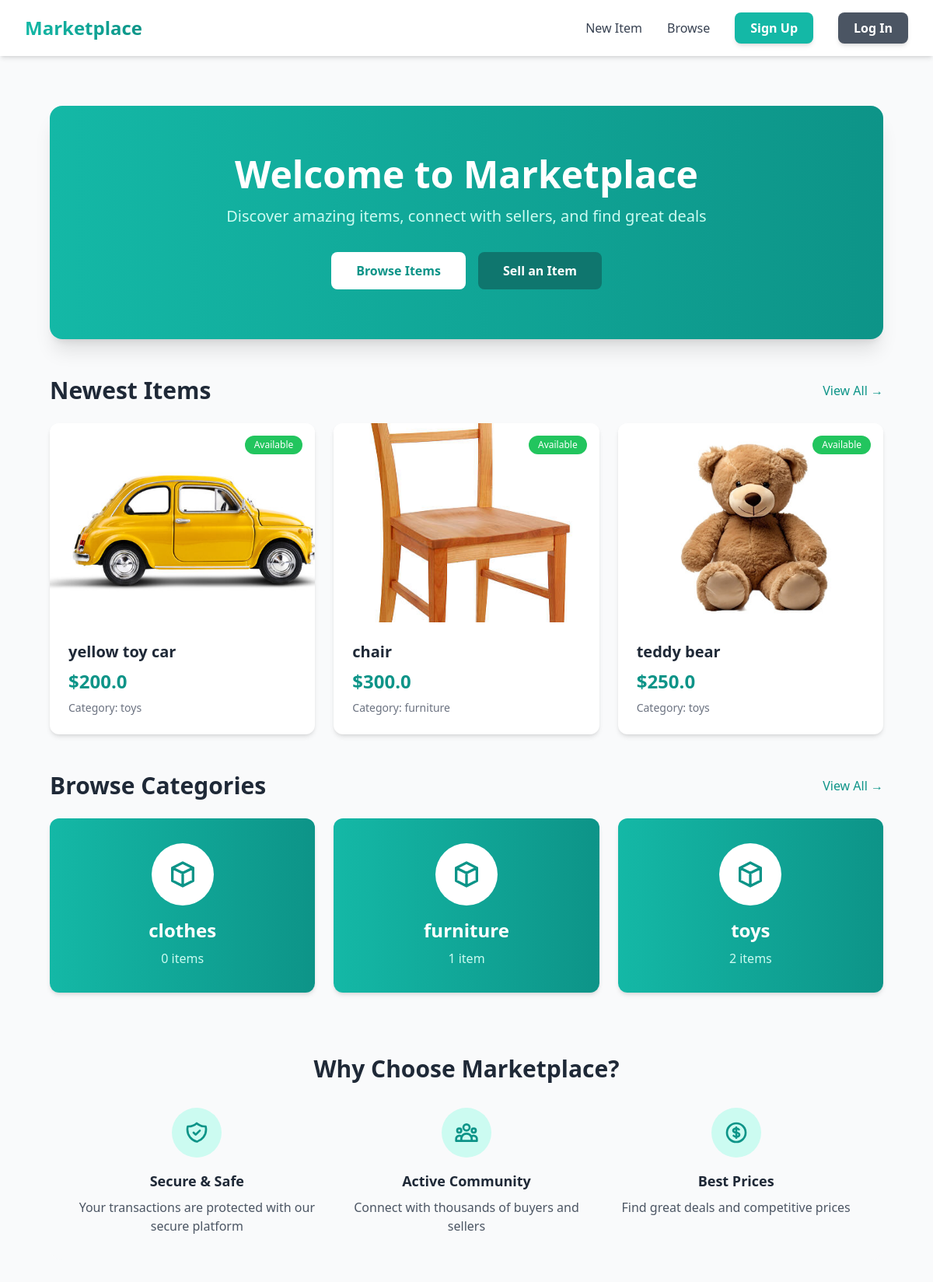
The page / on the database its author committed.
### item/models.py (models this page shows, shortened)
class item(models.Model):
    category = models.ForeignKey(category, related_name='items', on_delete=models.CASCADE)
    name= models.CharField(max_length=255)
    description = models.TextField(blank=True, null=True)
    price = models.FloatField()
    image = models.ImageField(upload_to='item_images', blank=True, null=True)
    is_sold = models.BooleanField(default=False)
    created_at = models.DateTimeField(auto_now_add=True)
    created_by = models.ForeignKey(User, related_name='items', on_delete=models.CASCADE)

class category(models.Model):
    name = models.CharField(max_length=255)
    class Meta:
        ordering = ['name']
        verbose_name_plural = "categories"

### core/views.py (the view)
# urls.py: path('', views.index, name='index'),
def index(request):
    items = item.objects.filter(is_sold=False)[0:6]
    categories = category.objects.all()
    return render(request, 'core/index.html', {'categories': categories, 'items': items})

### core/templates/core/index.html (shortened to what this page needs)
{% extends 'core/base.html' %}
{% block content %}
<div class="max-w-7xl mx-auto px-4 sm:px-6 lg:px-8 py-8">
    <div class="bg-gradient-to-r from-teal-500 to-teal-600 rounded-2xl shadow-xl mb-12 overflow-hidden">
        <div class="px-8 py-16 text-center">
            <h1 class="text-4xl md:text-5xl font-bold text-white mb-4">
                Welcome to Marketplace
            </h1>
            <p class="text-xl text-teal-100 mb-8 max-w-2xl mx-auto">
                Discover amazing items, connect with sellers, and find great deals
            </p>
            <div class="flex flex-col sm:flex-row gap-4 justify-center">
                <a href="{% url 'item:items' %}"
                    class="px-8 py-3 bg-white text-teal-600 font-semibold rounded-lg hover:bg-gray-100 transition transform hover:scale-105">
                    Browse Items
                </a>
                <a href="{% url 'item:new' %}"
                    class="px-8 py-3 bg-teal-700 text-white font-semibold rounded-lg hover:bg-teal-800 transition transform hover:scale-105">
                    Sell an Item
                </a>
            </div>
        </div>
    </div>
    <div class="mb-12">
        <div class="flex justify-between items-center mb-6">
            <h2 class="text-3xl font-bold text-gray-800">Newest Items</h2>
            <a href="{% url 'item:items' %}" class="text-teal-600 hover:text-teal-700 font-medium">View All →</a>
        </div>
        {% if items %}
        <div class="grid grid-cols-1 sm:grid-cols-2 lg:grid-cols-3 gap-6">
            {% for item in items %}
            <div class="group bg-white rounded-xl shadow-md hover:shadow-xl transition-all duration-300 overflow-hidden">
                <a href="{% url 'item:detail' item.id %}">
                    <div class="relative h-64 overflow-hidden">
                        {% if item.image %}
                        <img src="{{ item.image.url }}" alt="{{ item.name }}" class="w-full h-full object-cover group-hover:scale-110 transition duration-300">
                        {% endif %}
                        {% if not item.is_sold %}
                        <span class="absolute top-4 right-4 bg-green-500 text-white text-xs px-3 py-1 rounded-full">Available</span>
                        {% else %}
                        <span class="absolute top-4 right-4 bg-red-500 text-white text-xs px-3 py-1 rounded-full">Sold</span>
                        {% endif %}
                    </div>
                    <div class="p-6">
                        <h3 class="text-xl font-bold text-gray-800 mb-2 group-hover:text-teal-600 transition">
                            {{ item.name }}
                        </h3>
                        <p class="text-2xl font-semibold text-teal-600 mb-2">${{ item.price }}</p>
                        <p class="text-sm text-gray-500">Category: {{ item.category.name }}</p>
                    </div>
                </a>
            </div>
            {% endfor %}
        </div>
        {% else %}
        <div class="text-center py-12 bg-gray-50 rounded-xl">
            <p class="text-gray-500 text-lg">No items available yet. Be the first to post one!</p>
        </div>
        {% endif %}
    </div>
    <div class="mb-12">
        <div class="flex justify-between items-center mb-6">
            <h2 class="text-3xl font-bold text-gray-800">Browse Categories</h2>
            <a href="{% url 'item:items' %}" class="text-teal-600 hover:text-teal-700 font-medium">View All →</a>
        </div>
        <div class="grid grid-cols-1 sm:grid-cols-2 lg:grid-cols-3 gap-6">
            {% for category in categories %}
            <a href="{% url 'item:items' %}?category={{ category.id }}" class="group">
                <div class="bg-gradient-to-r from-teal-500 to-teal-600 rounded-xl shadow-md hover:shadow-xl transition-all duration-300 overflow-hidden transform hover:scale-105">
                    <div class="p-8 text-center">
                        <div class="w-20 h-20 bg-white rounded-full flex items-center justify-center mx-auto mb-4">
                            <svg class="w-10 h-10 text-teal-600" fill="none" stroke="currentColor" viewBox="0 0 24 24">
                                <path stroke-linecap="round" stroke-linejoin="round" stroke-width="2" d="M20 7l-8-4-8 4m16 0l-8 4m8-4v10l-8 4m0-10L4 7m8 4v10M4 7v10l8 4"></path>
                            </svg>
                        </div>
                        <h3 class="text-2xl font-bold text-white mb-2">{{ category.name }}</h3>
                        <p class="text-teal-100">{{ category.items.count }} item{{ category.items.count|pluralize }}</p>
                    </div>
                </div>
            </a>
            {% endfor %}
        </div>
    </div>
    <div class="bg-gray-50 rounded-2xl p-8 mb-12">
        <h2 class="text-3xl font-bold text-gray-800 text-center mb-8">Why Choose Marketplace?</h2>
        <div class="grid grid-cols-1 md:grid-cols-3 gap-8">
            <div class="text-center">
                <div class="w-16 h-16 bg-teal-100 rounded-full flex items-center justify-center mx-auto mb-4">
                </div>
                <h3 class="text-lg font-semibold text-gray-800 mb-2">Secure & Safe</h3>
                <p class="text-gray-600">Your transactions are protected with our secure platform</p>
            </div>
            <div class="text-center">
                <div class="w-16 h-16 bg-teal-100 rounded-full flex items-center justify-center mx-auto mb-4">
                </div>
                <h3 class="text-lg font-semibold text-gray-800 mb-2">Active Community</h3>
                <p class="text-gray-600">Connect with thousands of buyers and sellers</p>
            </div>
            <div class="text-center">
                <div class="w-16 h-16 bg-teal-100 rounded-full flex items-center justify-center mx-auto mb-4">
                </div>
                <h3 class="text-lg font-semibold text-gray-800 mb-2">Best Prices</h3>
                <p class="text-gray-600">Find great deals and competitive prices</p>
            </div>
        </div>
    </div>
</div>
{% endblock content %}

### core/templates/core/base.html (shortened to what this page needs)
<!DOCTYPE html>
<html lang="en">
<head>
    <script src="https://cdn.tailwindcss.com"></script>
</head>
<body class="bg-gray-50">
    <nav class="bg-white shadow-md sticky top-0 z-50">
        <div class="max-w-7xl mx-auto px-4 sm:px-6 lg:px-8">
            <div class="flex justify-between items-center py-4">
                <a href="/" class="text-2xl font-bold bg-gradient-to-r from-teal-500 to-teal-600 bg-clip-text text-transparent hover:from-teal-600 hover:to-teal-700 transition">
                </a>
                <div class="hidden md:flex items-center space-x-8">
                    <a href="{% url 'item:new' %}" class="text-gray-700 hover:text-teal-600 font-medium transition">
                        New Item
                    </a>
                    <a href="{% url 'item:items' %}" class="text-gray-700 hover:text-teal-600 font-medium transition">
                        Browse
                    </a>
                    {% if request.user.is_authenticated %}
                    <a href="{% url 'conversation:inbox' %}" class="px-5 py-2 bg-teal-500 hover:bg-teal-600 text-white font-semibold rounded-lg transition transform hover:scale-105 shadow-md">
                        Inbox
                    </a>
                    <a href="{% url 'dashboard:index' %}" class="px-5 py-2 bg-gray-600 hover:bg-gray-700 text-white font-semibold rounded-lg transition transform hover:scale-105 shadow-md">
                        Dashboard
                    </a>
                    {% else %}
                    <a href="{% url 'core:signup'%}" class="px-5 py-2 bg-teal-500 hover:bg-teal-600 text-white font-semibold rounded-lg transition transform hover:scale-105 shadow-md">
                        Sign Up
                    </a>
                    <a href="{% url 'core:login' %}" class="px-5 py-2 bg-gray-600 hover:bg-gray-700 text-white font-semibold rounded-lg transition transform hover:scale-105 shadow-md">
                        Log In
                    </a>
                    {% endif %}
                </div>
            </div>
        </div>
    </nav>
    <main class="min-h-screen">
        <div class="max-w-7xl mx-auto px-4 sm:px-6 lg:px-8 py-8">
            {% block content %}
            {% endblock content %}
        </div>
    </main>
</body>
</html>

### rows shown on the page
item: image (picture), is_sold "Available", name "yellow toy car", price "200.0", category.name "toys"
item: image (picture), is_sold "Available", name "chair", price "300.0", category.name "furniture"
item: image (picture), is_sold "Available", name "teddy bear", price "250.0", category.name "toys"
category: name "clothes", items.count "0"
category: name "furniture", items.count "1"
category: name "toys", items.count "2"
